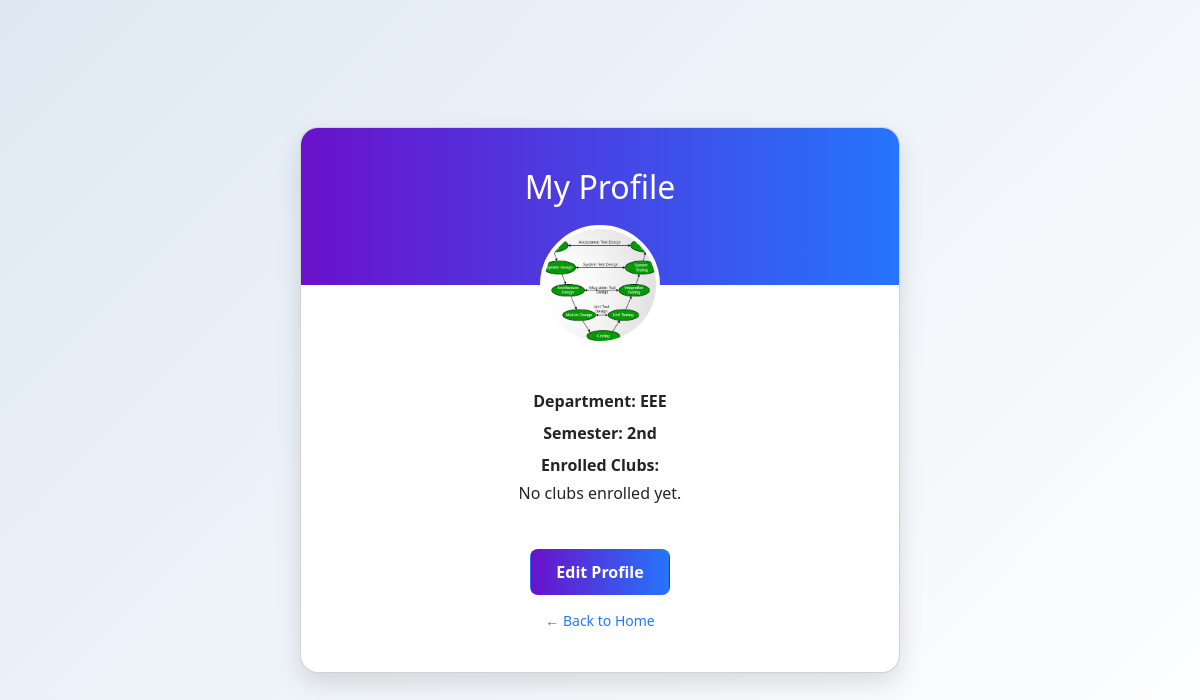
/clubnest/profile/ (signed in), run on an earlier commit of the app's database.
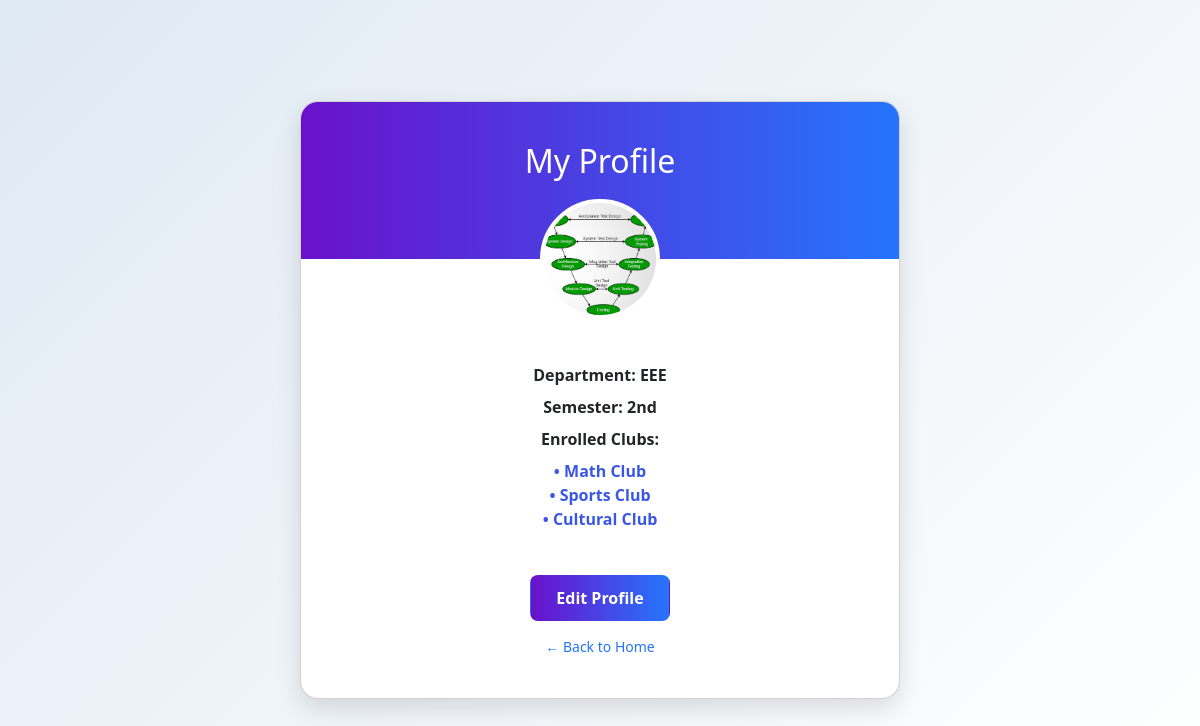
And on a later commit of the database.
### ClubNest/models.py (models this page shows, shortened)
class Club(models.Model):
    name = models.CharField(max_length=100)
    slug = models.SlugField(unique=True, blank=True)
    image = models.ImageField(upload_to='club_image/', null=True, blank=True)
    caption = models.TextField(blank=True)
    logo = models.ImageField(upload_to='club_logos/', blank=True, null=True)
    introduction = models.TextField(blank=True)
    our_goal = models.TextField(blank=True)
    contact_email = models.EmailField(blank=True)
    contact_phone = models.CharField(max_length=20, blank=True)
    contact_address = models.TextField(blank=True)

### ClubNest/views.py (the view)
# urls.py: path('profile/', views.profile, name='profile'),
@login_required
def profile(request):
    return render(request, 'profile.html')

### templates/profile.html (shortened to what this page needs)
{% load static %}
<!DOCTYPE html>
<html lang="en">
<head>
  <link href="https://cdn.jsdelivr.net/npm/bootstrap@5.3.2/dist/css/bootstrap.min.css" rel="stylesheet" />
</head>
<body>
  <div class="card profile-card">
    <div class="profile-header">
      <h2>My Profile</h2>
      {% if user.profile.profile_pic %}
        <img src="{{ user.profile.profile_pic.url }}" alt="Profile Picture" class="profile-pic" />
      {% else %}
        <img src="{% static 'default.png' %}" alt="Default Profile Picture" class="profile-pic" />
      {% endif %}
    </div>
    <div class="card-body">
     <div class="text-center mt-4 px-4">
             <p class="fw-bold mb-2">Department: {{ user.profile.department }}</p>
        <p class="fw-bold mb-2">Semester: {{ user.profile.semester }}</p>
        <div class="fw-bold mb-1">Enrolled Clubs:</div>
        {% if user.profile.clubs.all %}
        <ul class="clubs-list list-unstyled">
  {% for club in user.profile.clubs.all %}
    <li>• {{ club.name }}</li>
  {% empty %}
    <li>No clubs enrolled yet.</li>
  {% endfor %}
</ul>
        {% else %}
          <p>No clubs enrolled yet.</p>
        {% endif %}
      </div>
      <div class="mt-4 text-center">
        <a href="{% url 'edit_profile' %}" class="btn btn-custom">Edit Profile</a>
        <div><a href="{% url 'home' %}" class="back-home">← Back to Home</a></div>
      </div>
    </div>
  </div>
</body>
</html>

What changed in the data, as far as the page shows it:
added Club: name "Math Club"
added Club: name "Sports Club"
added Club: name "Cultural Club"
Also different on the page:
text no longer shown: "No clubs enrolled yet."
